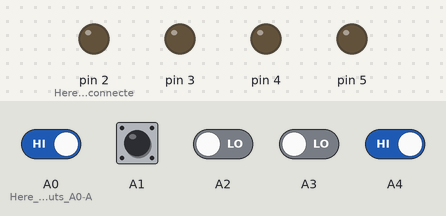
This sketch was run on a simulated Arduino Uno, built with avr-gcc and run on an emulated ATmega328P. On the bench: output pins drawn as LEDs (lit = HIGH). Dashed ring = blinking. Inputs (shaded band) come from the test bench; at power-on: A0 (Here_is_where_inputs_A0-A), A1, A4 HIGH, A2, A3 LOW. Random numbers use the default seed unless the sketch sets one.

Above: at 1.2 s.
1.3 s: A4 driven LOW
At 2.1 s:
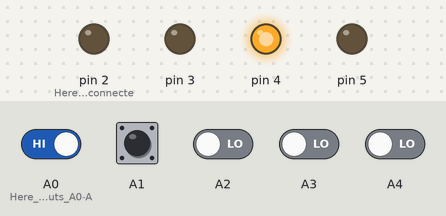
At 2.82 s:
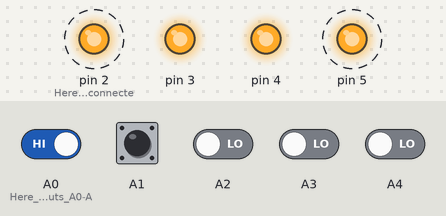
4.3 s: A0 (Here_is_where_inputs_A0-A) driven LOW
At 4.3 s:
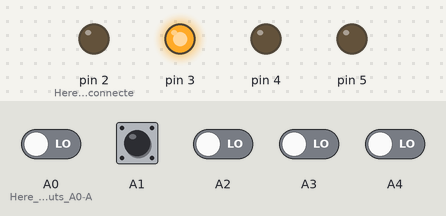
7.3 s: A2 driven HIGH
10.3 s: A4 driven HIGH
Timing chart, 0 to 14.3 s (numbered marks = the images above; inputs shaded):
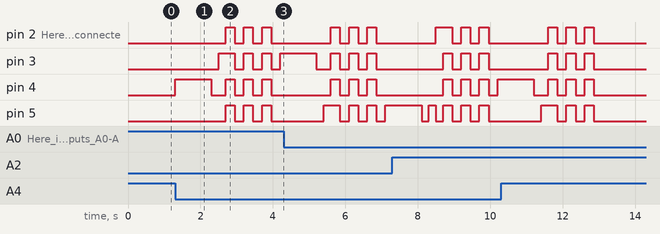

Measured:
- after the input at 1.3 s, pin 2 (Here_pins_2-5_is_connecte), pin 5: alternates HIGH for 0.25 s and LOW for 0.25 s, starting after 1.4 s; pin 3: LOW → HIGH after 1.2 s, then repeats every 0.50 s: LOW 0.25 s, HIGH 0.25 s; pin 4: LOW → HIGH at once, → LOW 1.0 s later, → HIGH 0.40 s later, → LOW 0.25 s later, … (8 changes in this stretch)

The sketch:

simple_simon_V1.ino
```cpp
// Jose De Jesus Alarcon
// Simple Simon
// 10/3/2022

const int MAX_LEVEL = 10;// Here is the max level of levels to 10
int sequence[MAX_LEVEL];// Above the max level 10 is being placed into these brackets [].
int your_sequence[MAX_LEVEL];
int level = 1;// converting the value into a data type.

int velocity = 1000;

void setup() {
pinMode(A0, INPUT);//Here is where inputs A0-A3 is inputed into the 10k resistor.
pinMode(A1, INPUT);
pinMode(A2, INPUT);
pinMode(A3, INPUT);

pinMode(2, OUTPUT);//Here pins 2-5 is connected into the 220 ohms for brightness then into the anode.
pinMode(3, OUTPUT);
pinMode(4, OUTPUT);
pinMode(5, OUTPUT);

digitalWrite(2, LOW);// Here writing the digitalWrite keeping the correspondings to LOW.
digitalWrite(3, LOW);
digitalWrite(4, LOW);
digitalWrite(5, LOW);
}

void loop()
{
if (level == 1)
generate_sequence();//generate a sequence;

if (digitalRead(A4) == LOW || level != 1) //If start button is pressed it is meant to start the game.
{
show_sequence();//show the sequence
get_sequence();//wait for your sequence
}
}

void show_sequence()// In this line it shows the sequence to do a random type of colors.
{
digitalWrite(2, LOW);
digitalWrite(3, LOW);
digitalWrite(4, LOW);
digitalWrite(5, LOW);

for (int i = 0; i < level; i++)
{
digitalWrite(sequence[i], HIGH);
delay(velocity);
digitalWrite(sequence[i], LOW);
delay(200); // pauses the amount of time which is milliseconds, which would then be as a parameter.
}
}

void get_sequence()// Here is for the user to right the sequence after the show sequence.
{
int flag = 0; //this flag indicates if the sequence is correct

for (int i = 0; i < level; i++)// Using the "for" loop to incorporate the repetive operation.
{
flag = 0;
while(flag == 0)// Using the while for a continous loop.
{
if (digitalRead(A0) == LOW)
{
digitalWrite(5, HIGH);
your_sequence[i] = 5;
flag = 1;
delay(200);// again pauses the amount of time which is milliseconds, which would then be as a parameter.
if (your_sequence[i] != sequence[i])
{
wrong_sequence();
return;
}
digitalWrite(5, LOW);
}

if (digitalRead(A1) == LOW)
{
digitalWrite(4, HIGH);
your_sequence[i] = 4;
flag = 1;
delay(200);// Another pause that the amount of time which is milliseconds, which would then be as a parameter.
if (your_sequence[i] != sequence[i])// Using the "!=" say if it is false then restart.
{
wrong_sequence();
return;
}
digitalWrite(4, LOW);
}

if (digitalRead(A2) == LOW)// Using the "if" statements to see if it is true.
{
digitalWrite(3, HIGH);
your_sequence[i] = 3;
flag = 1;
delay(200);
if (your_sequence[i] != sequence[i])
{
wrong_sequence();
return;
}
digitalWrite(3, LOW);
}

if (digitalRead(A3) == LOW)
{
digitalWrite(2, HIGH);
your_sequence[i] = 2;
flag = 1;
delay(200);
if (your_sequence[i] != sequence[i])
{
wrong_sequence();
return;// using the "return" if wrong then it moves on if ye
}
digitalWrite(2, LOW);
}

}
}
right_sequence();
}

void generate_sequence()
{
randomSeed(millis()); //initalizes the number generator, which causes it to point in a random sequence.

for (int i = 0; i < MAX_LEVEL; i++)
{
sequence[i] = random(2,6);
}
}
void wrong_sequence()// Using the "void" to declare the wrong_sequence.
{
for (int i = 0; i < 3; i++)// implementing the "for" loop to incorporate the repetive operation.
{
digitalWrite(2, HIGH);
digitalWrite(3, HIGH);
digitalWrite(4, HIGH);
digitalWrite(5, HIGH);
delay(250);
digitalWrite(2, LOW);
digitalWrite(3, LOW);
digitalWrite(4, LOW);
digitalWrite(5, LOW);
delay(250);//putting the pauses for the amount of time which is milliseconds, which would then be as a parameter.
}
level = 1;
velocity = 1000;
}

void right_sequence()
{
digitalWrite(2, LOW);
digitalWrite(3, LOW);
digitalWrite(4, LOW);
digitalWrite(5, LOW);
delay(250);//putting the pauses for the amount of time which is milliseconds, which would then be as a parameter.

digitalWrite(2, HIGH);
digitalWrite(3, HIGH);
digitalWrite(4, HIGH);
digitalWrite(5, HIGH);
delay(500);
digitalWrite(2, LOW);
digitalWrite(3, LOW);
digitalWrite(4, LOW);
digitalWrite(5, LOW);
delay(500);

if (level < MAX_LEVEL);
level++;

velocity -= 100; //increase difficulty of the game.
}
```
